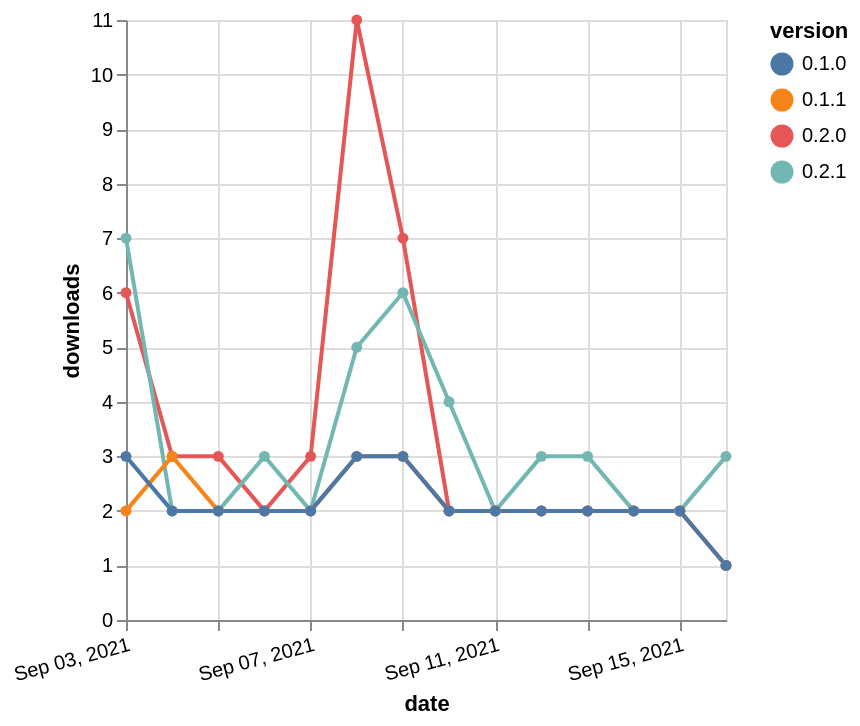

Express this chart as Vega-Lite.
### Vega-Lite specification from a JSON file in a GitHub repository (floating-point values rounded to 4 significant figures)
{"$schema": "https://vega.github.io/schema/vega-lite/v5.json", "description": "A simple bar chart with embedded data.", "data": {"values": [{"date": "2021-09-03", "total": 6115, "delta": 6, "version": "0.2.0"}, {"date": "2021-09-04", "total": 6118, "delta": 3, "version": "0.2.0"}, {"date": "2021-09-05", "total": 6121, "delta": 3, "version": "0.2.0"}, {"date": "2021-09-06", "total": 6123, "delta": 2, "version": "0.2.0"}, {"date": "2021-09-07", "total": 6126, "delta": 3, "version": "0.2.0"}, {"date": "2021-09-08", "total": 6137, "delta": 11, "version": "0.2.0"}, {"date": "2021-09-09", "total": 6144, "delta": 7, "version": "0.2.0"}, {"date": "2021-09-10", "total": 6146, "delta": 2, "version": "0.2.0"}, {"date": "2021-09-11", "total": 6148, "delta": 2, "version": "0.2.0"}, {"date": "2021-09-12", "total": 6150, "delta": 2, "version": "0.2.0"}, {"date": "2021-09-13", "total": 6152, "delta": 2, "version": "0.2.0"}, {"date": "2021-09-14", "total": 6154, "delta": 2, "version": "0.2.0"}, {"date": "2021-09-15", "total": 6156, "delta": 2, "version": "0.2.0"}, {"date": "2021-09-16", "total": 6157, "delta": 1, "version": "0.2.0"}, {"date": "2021-09-03", "total": 364, "delta": 7, "version": "0.2.1"}, {"date": "2021-09-04", "total": 366, "delta": 2, "version": "0.2.1"}, {"date": "2021-09-05", "total": 368, "delta": 2, "version": "0.2.1"}, {"date": "2021-09-06", "total": 371, "delta": 3, "version": "0.2.1"}, {"date": "2021-09-07", "total": 373, "delta": 2, "version": "0.2.1"}, {"date": "2021-09-08", "total": 378, "delta": 5, "version": "0.2.1"}, {"date": "2021-09-09", "total": 384, "delta": 6, "version": "0.2.1"}, {"date": "2021-09-10", "total": 388, "delta": 4, "version": "0.2.1"}, {"date": "2021-09-11", "total": 390, "delta": 2, "version": "0.2.1"}, {"date": "2021-09-12", "total": 393, "delta": 3, "version": "0.2.1"}, {"date": "2021-09-13", "total": 396, "delta": 3, "version": "0.2.1"}, {"date": "2021-09-14", "total": 398, "delta": 2, "version": "0.2.1"}, {"date": "2021-09-15", "total": 400, "delta": 2, "version": "0.2.1"}, {"date": "2021-09-16", "total": 403, "delta": 3, "version": "0.2.1"}, {"date": "2021-09-03", "total": 2613, "delta": 2, "version": "0.1.1"}, {"date": "2021-09-04", "total": 2616, "delta": 3, "version": "0.1.1"}, {"date": "2021-09-05", "total": 2618, "delta": 2, "version": "0.1.1"}, {"date": "2021-09-06", "total": 2620, "delta": 2, "version": "0.1.1"}, {"date": "2021-09-07", "total": 2622, "delta": 2, "version": "0.1.1"}, {"date": "2021-09-08", "total": 2625, "delta": 3, "version": "0.1.1"}, {"date": "2021-09-09", "total": 2628, "delta": 3, "version": "0.1.1"}, {"date": "2021-09-10", "total": 2630, "delta": 2, "version": "0.1.1"}, {"date": "2021-09-11", "total": 2632, "delta": 2, "version": "0.1.1"}, {"date": "2021-09-12", "total": 2634, "delta": 2, "version": "0.1.1"}, {"date": "2021-09-13", "total": 2636, "delta": 2, "version": "0.1.1"}, {"date": "2021-09-14", "total": 2638, "delta": 2, "version": "0.1.1"}, {"date": "2021-09-15", "total": 2640, "delta": 2, "version": "0.1.1"}, {"date": "2021-09-16", "total": 2641, "delta": 1, "version": "0.1.1"}, {"date": "2021-09-03", "total": 2577, "delta": 3, "version": "0.1.0"}, {"date": "2021-09-04", "total": 2579, "delta": 2, "version": "0.1.0"}, {"date": "2021-09-05", "total": 2581, "delta": 2, "version": "0.1.0"}, {"date": "2021-09-06", "total": 2583, "delta": 2, "version": "0.1.0"}, {"date": "2021-09-07", "total": 2585, "delta": 2, "version": "0.1.0"}, {"date": "2021-09-08", "total": 2588, "delta": 3, "version": "0.1.0"}, {"date": "2021-09-09", "total": 2591, "delta": 3, "version": "0.1.0"}, {"date": "2021-09-10", "total": 2593, "delta": 2, "version": "0.1.0"}, {"date": "2021-09-11", "total": 2595, "delta": 2, "version": "0.1.0"}, {"date": "2021-09-12", "total": 2597, "delta": 2, "version": "0.1.0"}, {"date": "2021-09-13", "total": 2599, "delta": 2, "version": "0.1.0"}, {"date": "2021-09-14", "total": 2601, "delta": 2, "version": "0.1.0"}, {"date": "2021-09-15", "total": 2603, "delta": 2, "version": "0.1.0"}, {"date": "2021-09-16", "total": 2604, "delta": 1, "version": "0.1.0"}]}, "width": "container", "mark": {"type": "line", "point": {"filled": true}}, "encoding": {"x": {"field": "date", "type": "temporal", "timeUnit": "yearmonthdate", "title": "date", "axis": {"labelAngle": -15}}, "y": {"field": "delta", "type": "quantitative", "title": "downloads"}, "color": {"field": "version", "type": "nominal"}, "tooltip": {"field": "delta"}}}
